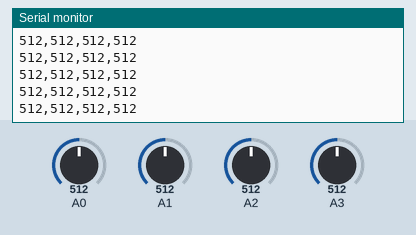
This sketch was run on a simulated Arduino Uno, built with avr-gcc and run on an emulated ATmega328P. Shown: the last lines printed to the serial monitor. Inputs (shaded band) come from the test bench; at power-on: A0 = 512, A1 = 512, A2 = 512, A3 = 512.

Above: at 1.2 s.
1.3 s: A0 set to 716
At 1.8 s:
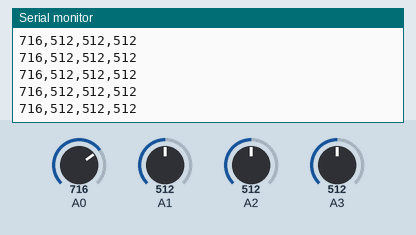
2.8 s: A1 set to 716
At 3.4 s:
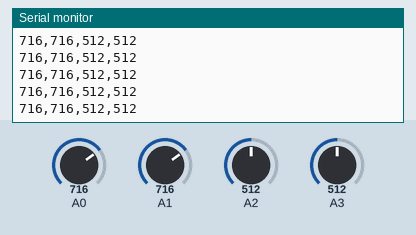
4.3 s: A2 set to 716
At 5.0 s:
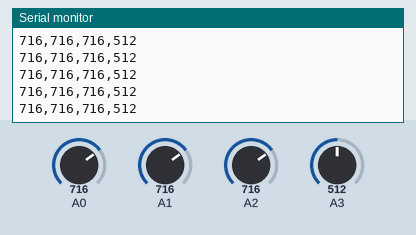
5.8 s: A3 set to 716
At 6.6 s:
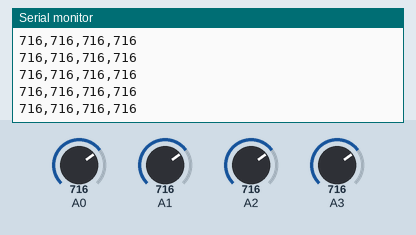
7.3 s: A0 set to 992
At 8.4 s:
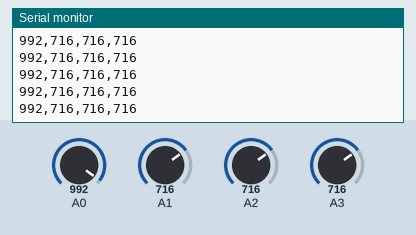
8.8 s: A1 set to 992
At 9.3 s:
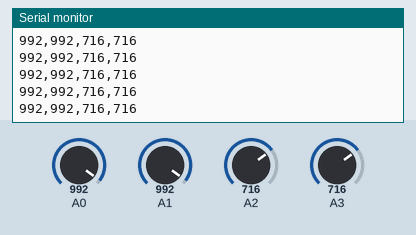
Timing chart, 0 to 11.3 s (numbered marks = the images above; inputs shaded):
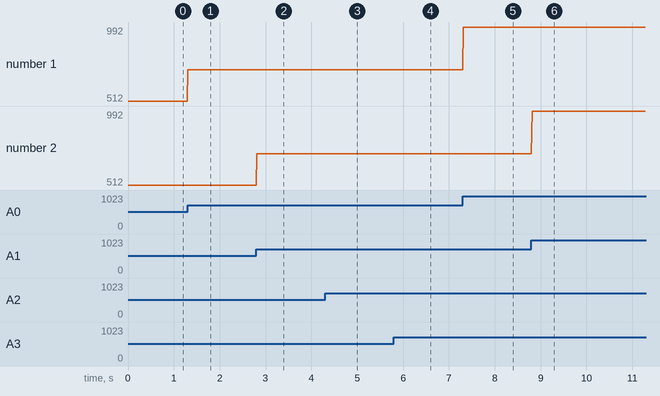

Measured:
- after the input at 1.3 s, the serial monitor: prints a new line at once (image 1)
- after the input at 2.8 s, the serial monitor: prints a new line at once (image 2)
- after the input at 4.3 s, the serial monitor: prints a new line at once (image 3)
- after the input at 5.8 s, the serial monitor: prints a new line at once (image 4)
- after the input at 7.3 s, the serial monitor: prints a new line at once (image 5)
- after the input at 8.8 s, the serial monitor: prints a new line at once (image 6)
- plotted number 1: 512 → 716 after the input at 1.3 s, 716 → 992 after the input at 7.3 s

The sketch:

sensor_test.ino
```cpp
void setup() {

  Serial.begin(115200);
}


void loop() {
  int sensorValue0 = analogRead(A0);
  int sensorValue1 = analogRead(A1);
  int sensorValue2 = analogRead(A2);
  int sensorValue3 = analogRead(A3);

  Serial.print(sensorValue0);
  Serial.print(",");
  Serial.print(sensorValue1);
  Serial.print(",");
  Serial.print(sensorValue2);
  Serial.print(",");
  Serial.println(sensorValue3);

  /*
  Serial.print(sensorValue0);
  Serial.print(",");
  Serial.print(0);
  Serial.print(",");
  Serial.print(0);
  Serial.print(",");
  Serial.println(0);
  */
  delay(15);
}
```
